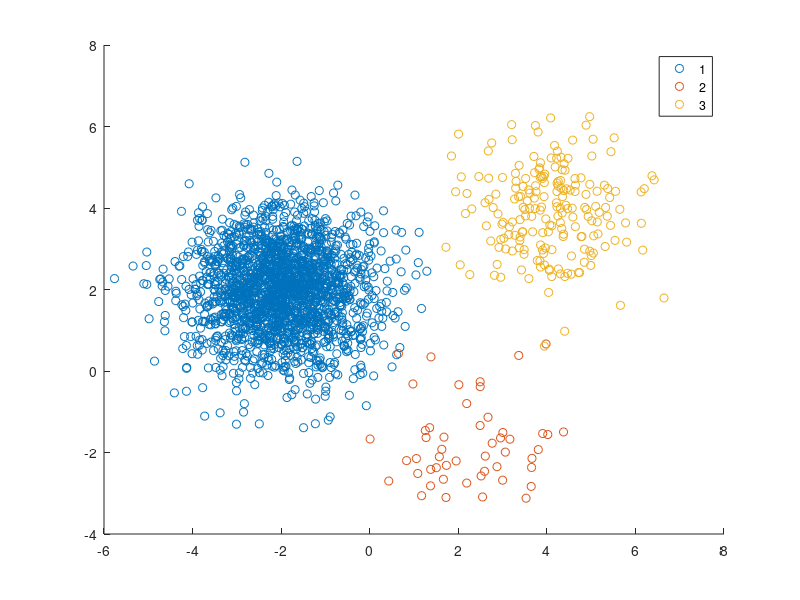

Write MATLAB code to recreate this figure.
addpath('../')
% clustering of 2D balls
rng(0);
K=3; % number of balls
center=[-2 2;2 -2; 4 4];
Q=[2000 50 200]'; % data-A
X=[];
% noisy points
NoiQ=0; % 
%
figure;
hold on
for k=1:K
    tmp=randn(2,Q(k))+center(k,:)';
    X=[X tmp];
end
X=X';
true_idx=ones(sum(Q),1);
true_idx(Q(1)+1:Q(1)+Q(2))=2;
true_idx(Q(1)+Q(2)+1:end)=3;
gscatter(X(:,1),X(:,2),true_idx);

data=[X true_idx];
save('./Data-A.mat',"data");
